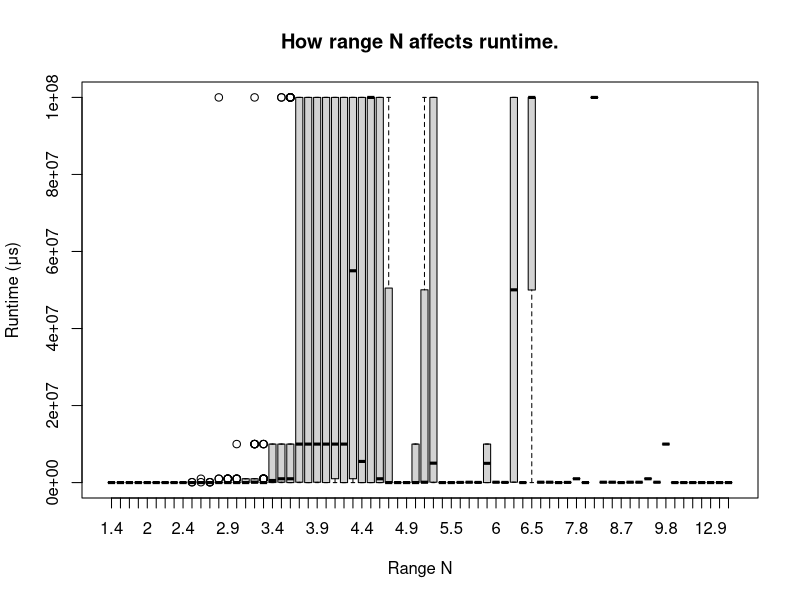
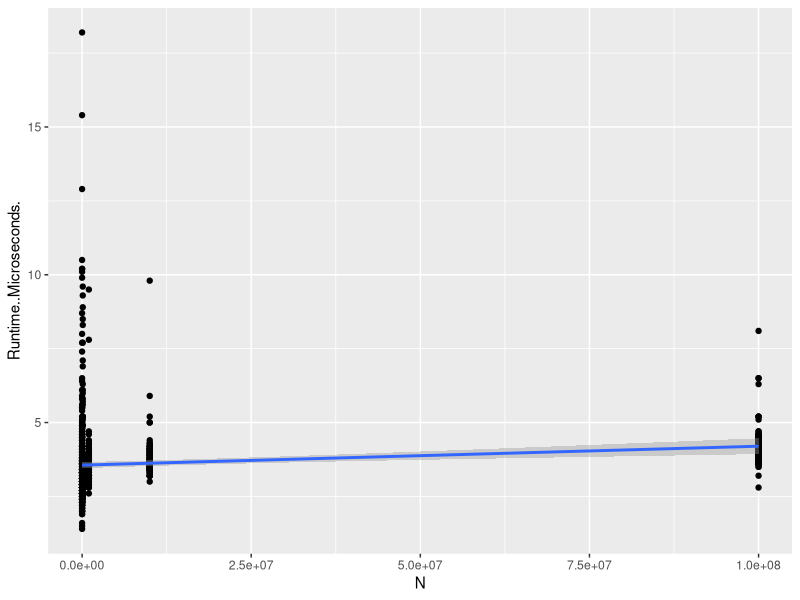
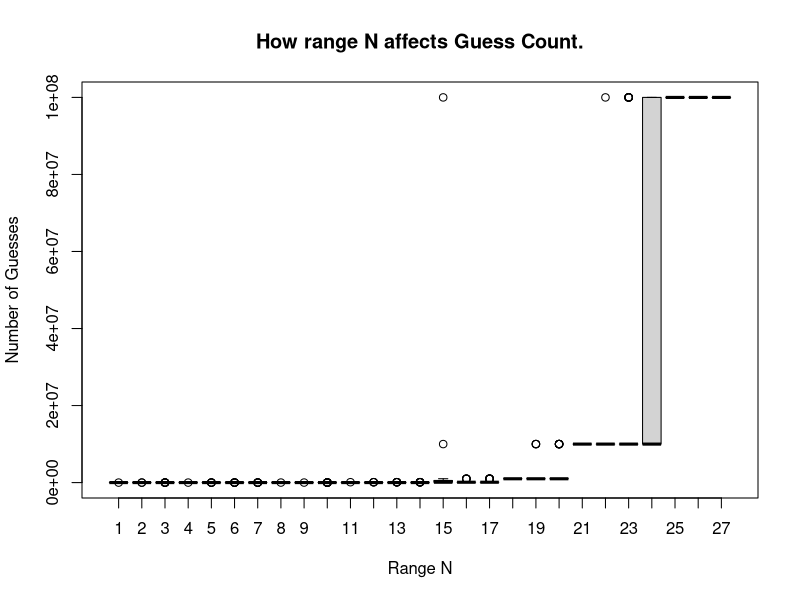
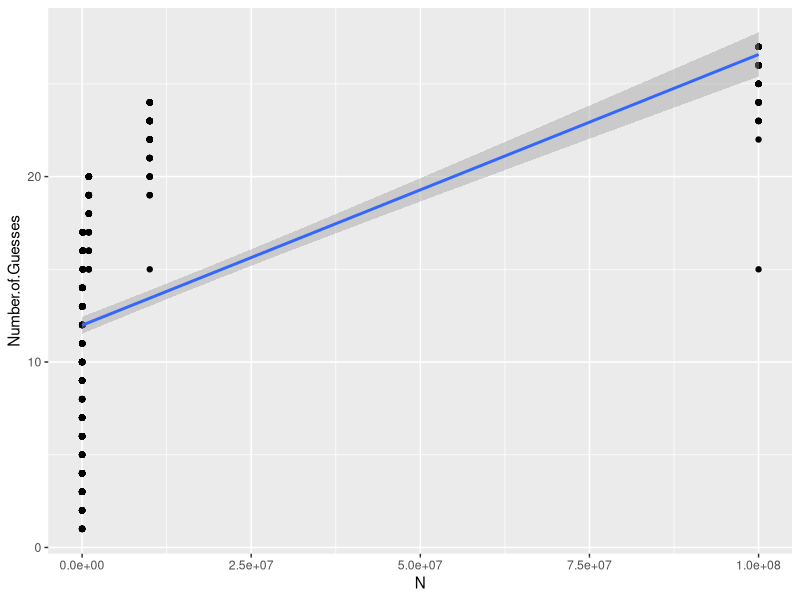
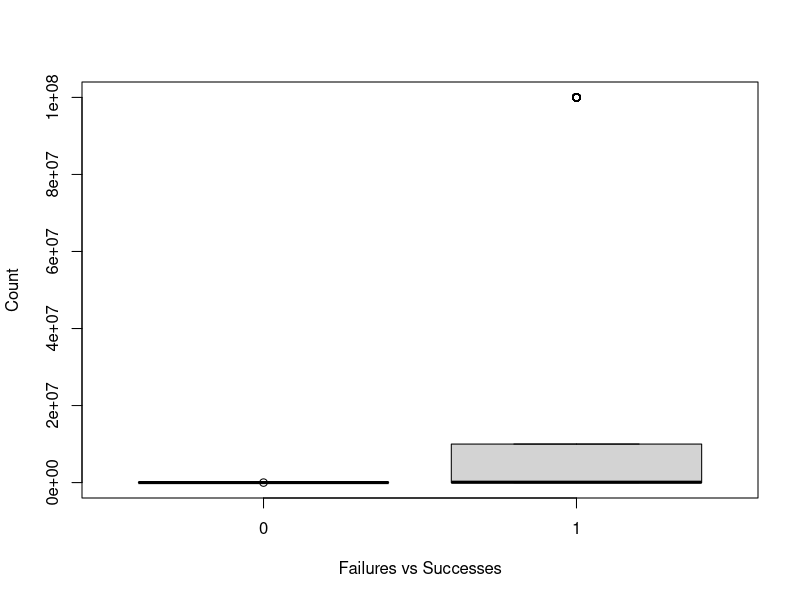

Generate these figures, in order, with R:
library(readxl)
library(ggplot2)

DPD_data= data.frame(read_excel('Bisection_Data.xlsx'))
a <- DPD_data[, 3]
b <- DPD_data[, 2]

boxplot(a~b, data=DPD_data, xlab = "Range N", ylab = "Runtime (μs)", main = "How range N affects runtime.")
ggplot(DPD_data, aes(x=N, y=Runtime..Microseconds.))+geom_point()+geom_smooth(method="lm")

b <- DPD_data[, 1]

boxplot(a~b, data=DPD_data, xlab = "Range N", ylab = "Number of Guesses", main = "How range N affects Guess Count.")
ggplot(DPD_data, aes(x=N, y=Number.of.Guesses))+geom_point()+geom_smooth(method="lm")

c <- DPD_data[,4]
boxplot(a~c, data=DPD_data, ylab="Count", xlab="Failures vs Successes")
